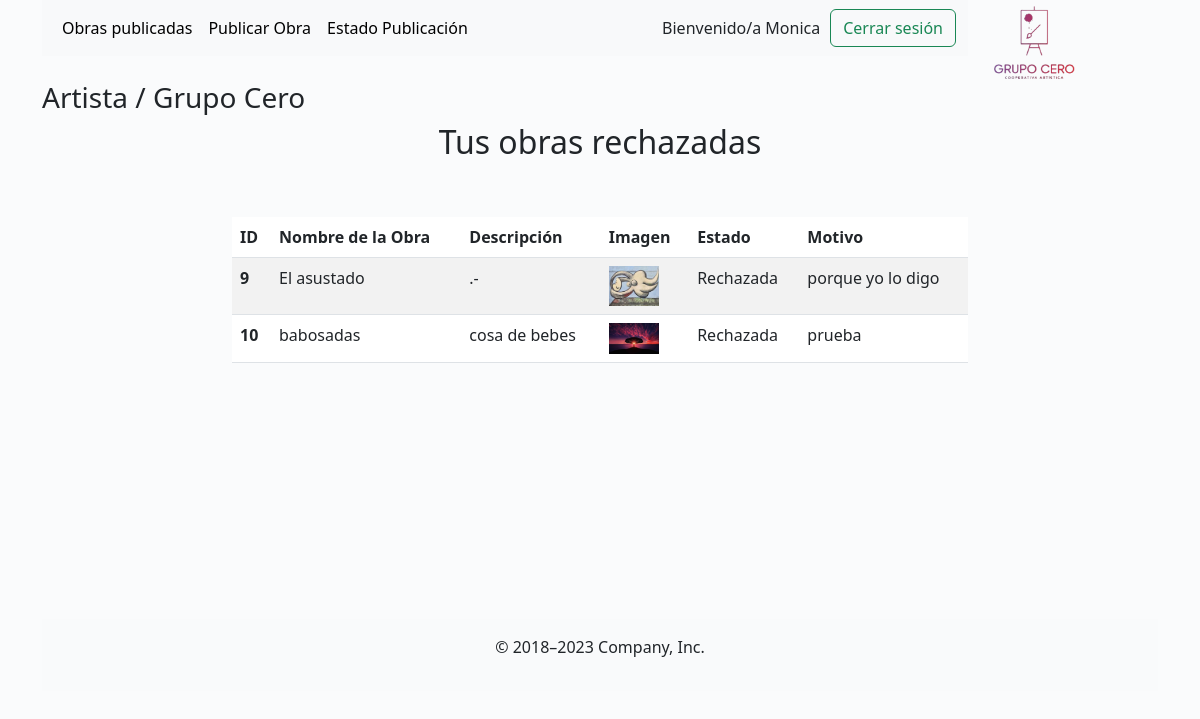
Screenshot of /estado_publicacion (signed in) with the database file from the repository.
### gcweb/models.py (models this page shows, shortened)
class PublicacionArt(models.Model):
    nombre_obra = models.CharField(max_length=50)
    descripcion_obra = models.TextField(max_length=200)
    tecnica_obra = models.CharField(max_length=50)
    valor_obra = models.PositiveSmallIntegerField()
    categoria=models.ForeignKey(Categoria, on_delete=models.PROTECT, null=True)
    artista=models.ForeignKey(User, on_delete=models.CASCADE, null=True)
    imagen_obra = models.ImageField(upload_to="obras", null=True)
    estado = models.IntegerField(choices=estados, default=0)
    mensaje_rechazo = models.TextField(max_length=200, null=True)

### gcweb/views.py (the view)
# urls.py: path('estado_publicacion', estado_publicacion, name="estado_publicacion"),
def estado_publicacion(request):
    publicaciones = PublicacionArt.objects.all()
    data = {
        "publicaciones": publicaciones
    }
    return render(request, "estadoObrasArt.html", data)

### gcweb/templates/estadoObrasArt.html
{% extends 'baseArtista.html' %}
{% load static %}
{% load crispy_forms_tags %}
{% block contenido2 %}
<div class="container" id="OP2">
    <div class="row">
        <div class="col-12 text-center">
            <h2>Tus obras rechazadas</h2>
            <br><br>
        </div>
    </div>
  </div>
  <div class="container">
    <div class="row justify-content-center">
      <div class="col-8">
        <div class="table-responsive">
          <table class="table table-striped table-hover">
            <thead class="thead-light">
              <tr>
                <th scope="col">ID</th>
                <th scope="col">Nombre de la Obra</th>
                <th scope="col">Descripción</th>
                <th scope="col">Imagen</th>
                <th scope="col">Estado</th>
                <th scope="col">Motivo</th>
              </tr>
            </thead>
            <tbody>
              {% for obra in publicaciones %}
              {% if user.id == obra.artista.id %}
              {% if obra.estado == 2 %}
              <tr>
                <th scope="row">{{ obra.id }}</th>
                <td>{{obra.nombre_obra}}</td>
                <td>{{obra.descripcion_obra}}</td>
                <td>
                  <img src="{{ obra.imagen_obra.url }}" alt="Imagen de la obra" width="50" class="enlarge-image">
                </td>
                <td>Rechazada</td>
                <td> {{ obra.mensaje_rechazo }}</td>
              </tr>
              {% endif %}
              {% endif %}
              {% endfor %}
            </tbody>
          </table>
        </div>
      </div>
{% endblock %}

### gcweb/templates/baseArtista.html (shortened to what this page needs)
<!DOCTYPE html>
<html lang="es">
<head>
    <link href="https://cdn.jsdelivr.net/npm/bootstrap@5.3.0-alpha2/dist/css/bootstrap.min.css" rel="stylesheet"
 />
        {% load static %}
</head>
<body>
    <div class="container" id="OP">
        <div class="row">
            <div class="col-10">
                <nav class="navbar navbar-expand-lg bg-body-tertiary">
                    <div class="container-fluid">
                        <div class="collapse navbar-collapse" id="navbarTogglerDemo01">
                            <ul class="navbar-nav me-auto mb-2 mb-lg-0">
                                <li class="nav-item">
                                    <a class="nav-link active" aria-current="page"
                                        href="{% url 'obrasPublicadas' %}">Obras publicadas</a>
                                </li>
                                <li class="nav-item">
                                    <a class="nav-link active" aria-current="page"
                                        href="{% url 'publicacion' %}">Publicar Obra</a>
                                </li>
                                <li class="nav-item">
                                    <a class="nav-link active" aria-current="page"
                                     href="{% url 'estado_publicacion' %}" >Estado Publicación</a>
                                </li>
                            </ul>
                                    <a class="nav-link" aria-current="page">Bienvenido/a {{user.username}}</a>
                                <a href="{% url 'logout' %}"><button class="btn btn-outline-success"
                                        type="button">Cerrar sesión</button></a>
                        </div>
                    </div>
                </nav>
            </div>
            <div class="col-2"><img src="{% static './imagenes/Logo4.png' %}" class="d-block w-50"></div>
        </div>
    </div>
    <div class="container" id="OP1">
        <div class="row">
            <div class="col-4" >
                <h3>Artista / Grupo Cero</h3>
            </div>
            <div class="col-4"></div>
            <div class="col-4"></div>
        </div>
    </div>
    <main>
        <div id="contenido2">
            {% block contenido2 %}
            {% endblock %}
    </main>
    <br><br><br><br>
    <br><br><br><br>
    <br><br>
    <footer class="container">
        <div  class="text-center p-3" style="background-color: rgba(244, 242, 246, 0.2)">
            <p>© 2018–2023 Company, Inc.
            </p>
    </div>
</footer>
</body>
</html>

### gcweb/templates/baseArtista.html (style rules this page uses)
body { background-color: rgba(249, 251, 252, 0.785); }

### rows the page displays
PublicacionArt: id "9", nombre_obra "El asustado", descripcion_obra ".-", imagen_obra (picture), mensaje_rechazo "porque yo lo digo"
PublicacionArt: id "10", nombre_obra "babosadas", descripcion_obra "cosa de bebes", imagen_obra (picture), mensaje_rechazo "prueba"

### other values shown
{{ user.username }} "Monica"
